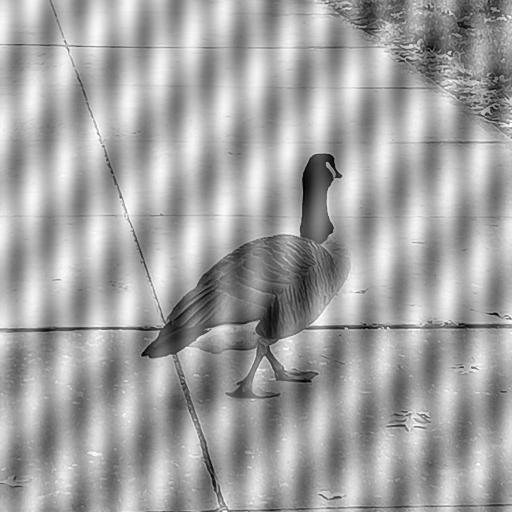
#> input picture Lab4/two_noise.jpeg, 512 x 512 px
$ python test.py
#> lines starting #> are read from the running program, lines starting #| are printed output that depends on the picture; after the words box and inside, x2 and y2 are one past the last pixel; in counts of white or black regions, pixels touching at a corner belong together
#> further down, img is the input picture: shape (512, 512); min 0, max 255, mean 162.7
import cv2
import numpy as np
import math
def notch_reject_filter(img):
    indices = ((272, 256), (262, 261))
    radius = (5, 5)
    h,w = img.shape
#> h = 512; w = 512
    notch = np.ones(img.shape)

    print(notch.shape)
#| (512, 512)
    count = 0
    for u in range(h):
        for v in range(w):

            for i in range(len(indices)):
                uk1 = indices[i][1]
                vk1 = indices[i][0]

                uk2 = h // 2 - (uk1 - h // 2)
                vk2 = w // 2 - (vk1 - w // 2)

                dist1 = math.sqrt((u - uk1) ** 2 + (v - vk1) ** 2)
                dist2 = math.sqrt((u - uk2) ** 2 + (v - vk2) ** 2)

                # [4 lines of commented-out code are left out]

                if (dist1 <= radius[i] or dist2 <= radius[i]):
                    count += 1
                    notch[u, v] = 0
                    break
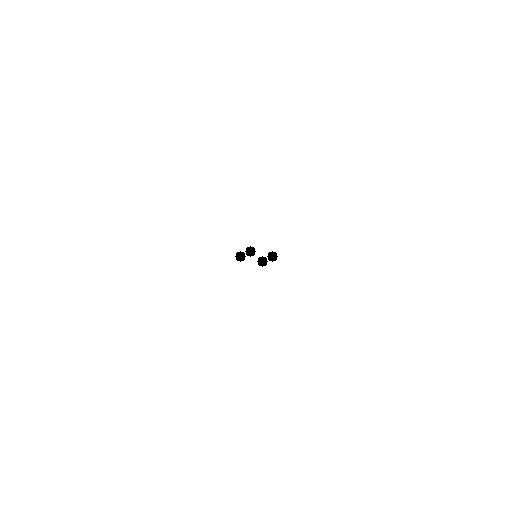
#> notch: shape (512, 512) float64; values 0 (black) and 1 (white), 99.9% white; 4 black regions, box (x1, y1, x2, y2) and area: (245, 246, 256, 257) 81, (235, 251, 246, 262) 81, (267, 251, 278, 262) 81, (257, 256, 268, 267) 81
#> after the loop, count = 324

    print(count)
#| 324
    # plt.imshow(notch)
    return notch


img = cv2.imread("two_noise.jpeg",cv2.IMREAD_GRAYSCALE)
notch = notch_reject_filter(img)
cv2.imshow("Notch", notch)
cv2.waitKey(0)


cv2.waitKey(0)
cv2.destroyAllWindows()
